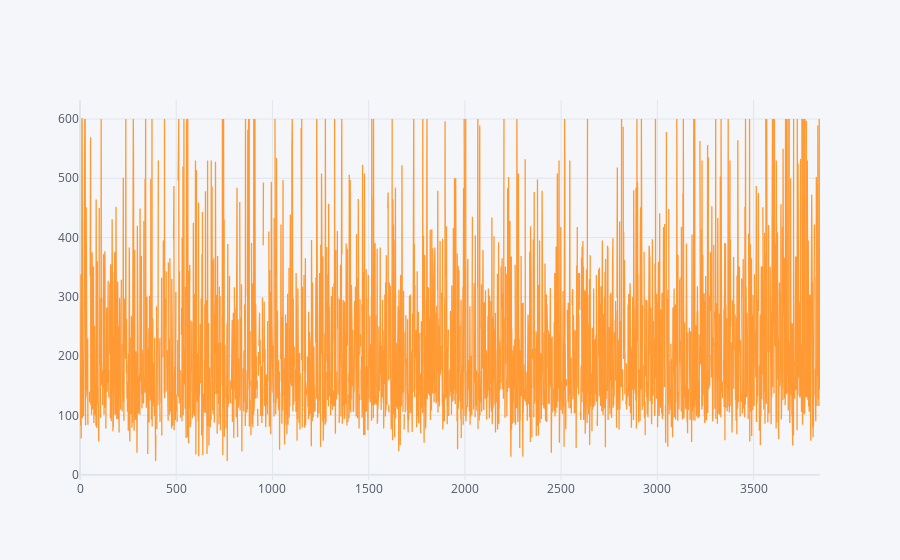

Write notebook code for a chart like this one.
### Code cell
datawitha1c.POCTGlucose.iplot()

### Figure 1 — Plotly figure (JSON) as saved in the notebook; plotly's stock layout.template omitted (floating-point values rounded to 4 significant figures; data arrays with more than 128 entries replaced by an {"elided": "..."} marker saying what was removed)
{"data": [{"line": {"color": "rgba(255, 153, 51, 1.0)", "dash": "solid", "shape": "linear", "width": 1.3}, "mode": "lines", "name": "POCTGlucose", "text": "", "type": "scatter", "x": {"elided": "3846 int values"}, "y": {"elided": "3846 mixed values"}}], "layout": {"legend": {"bgcolor": "#F5F6F9", "font": {"color": "#4D5663"}}, "paper_bgcolor": "#F5F6F9", "plot_bgcolor": "#F5F6F9", "title": {"font": {"color": "#4D5663"}}, "xaxis": {"gridcolor": "#E1E5ED", "showgrid": true, "tickfont": {"color": "#4D5663"}, "title": {"font": {"color": "#4D5663"}, "text": ""}, "zerolinecolor": "#E1E5ED"}, "yaxis": {"gridcolor": "#E1E5ED", "showgrid": true, "tickfont": {"color": "#4D5663"}, "title": {"font": {"color": "#4D5663"}, "text": ""}, "zerolinecolor": "#E1E5ED"}}}
